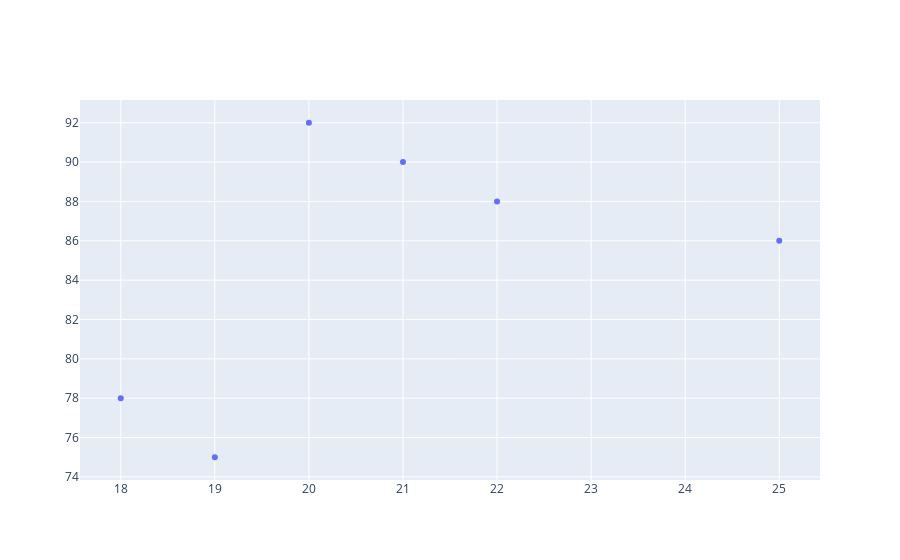

This figure's notebook cell:
### Code cell
fig = go.Figure(data = go.Scatter(x = age, y = score, mode= 'markers'))
fig.show()

### Figure 1 — Plotly figure (JSON) as saved in the notebook; plotly's stock layout.template omitted (floating-point values rounded to 4 significant figures)
{"data": [{"mode": "markers", "type": "scatter", "x": [18, 20, 22, 19, 25, 21], "y": [78, 92, 88, 75, 86, 90]}], "layout": {}}
